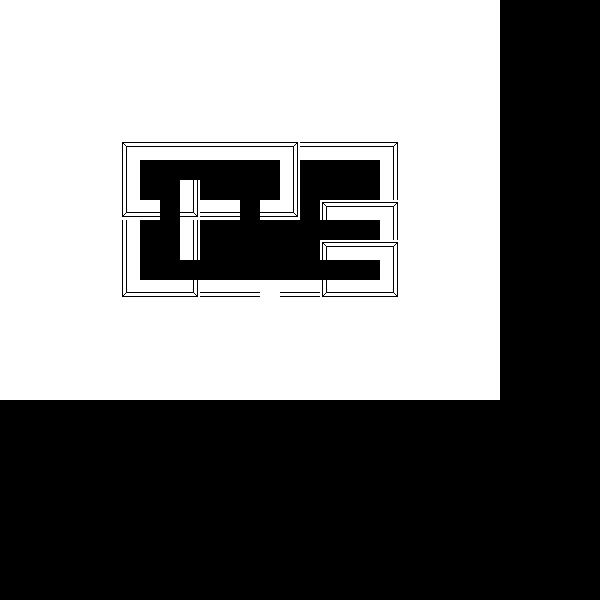

A level layout from a 2D game, rendered from its tile map. Below: a short description, then the map file with tile-grid data replaced by summaries:
An orthogonal 30x30 tile map with 20x20 px tiles, 1 tile layer (Calque de Tile 1).

<map version="1.0" orientation="orthogonal" width="30" height="30" tilewidth="20" tileheight="20">
 <tileset firstgid="1" name="decor" tilewidth="20" tileheight="20">
  <image source="decor.png" trans="ffffff" width="1280" height="1024" />
  <tile id="128">
   <properties>
    <property name="components" value="unblocked" />
   </properties>
  </tile>
 </tileset>
 <layer name="Calque de Tile 1" width="30" height="30">
  <data>[900 cells, 445 non-empty, 10 distinct tile ids]</data>
 </layer>
</map>